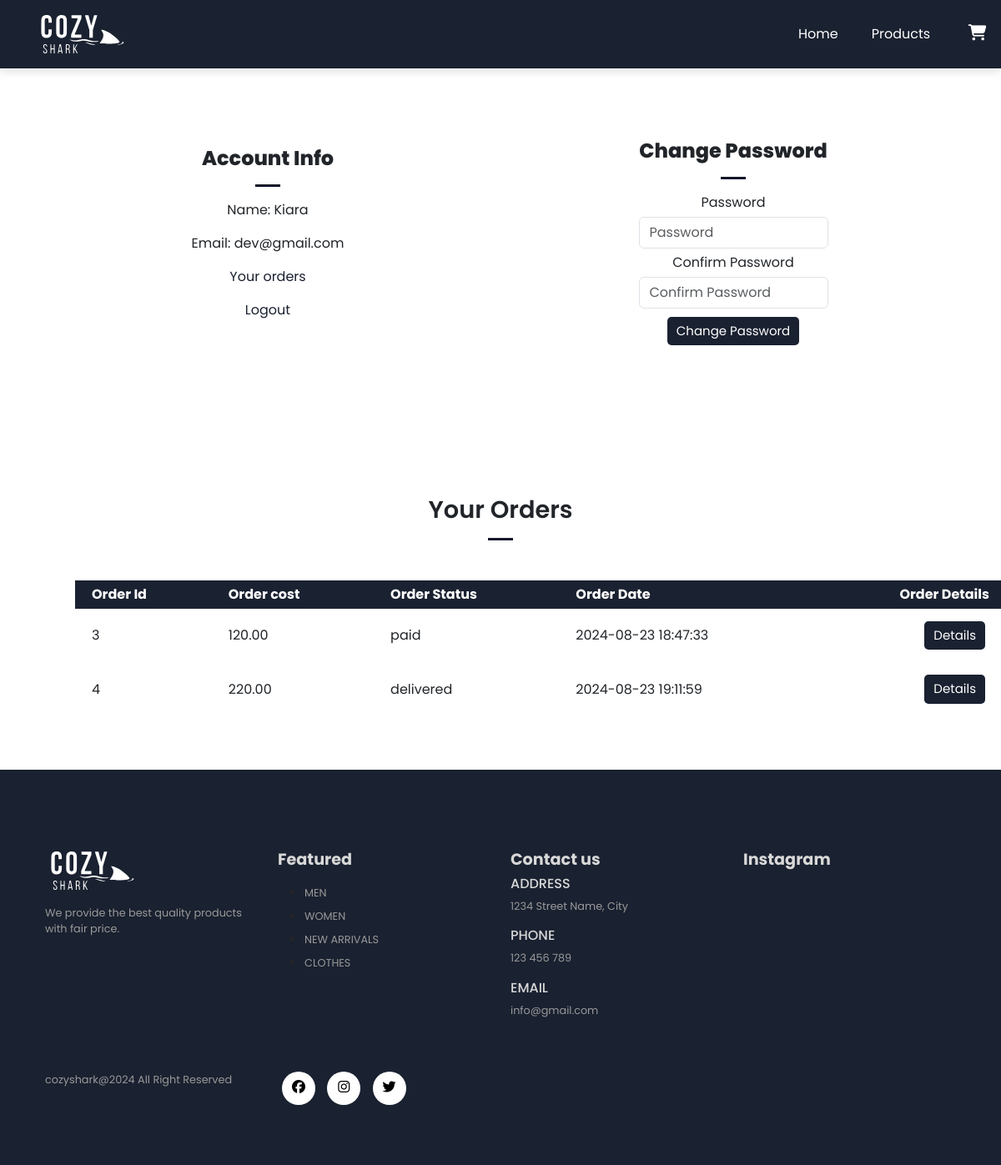
The app's page /account.php (signed in) with its own data.
### tables this page shows
CREATE TABLE `orders` (
  `order_id` int(11) NOT NULL,
  `order_cost` decimal(6,2) NOT NULL,
  `order_status` varchar(100) NOT NULL DEFAULT 'on_hold',
  `user_id` int(11) NOT NULL,
  `user_phone` varchar(15) NOT NULL,
  `user_city` varchar(255) NOT NULL,
  `user_address` varchar(255) NOT NULL,
  `order_date` datetime NOT NULL DEFAULT current_timestamp()
);

### account.php (the view, shortened to what this page needs)
<?php
include('layouts/header.php');
if (isset($_SESSION['logged_in'])) {
    $user_id = $_SESSION['user_id'];
    $stmt = $conn->prepare("SELECT * FROM orders WHERE user_id=?");
    $stmt->bind_param('i', $user_id);
    $stmt->execute();
    $orders = $stmt->get_result();
}
?>
<section class="my-5 py-5">
    <div class="row container mx-auto">
        <div class="text-center mt-3 pt-5 col-lg-6 col-md-12 col-sm-12">
            <h3 class="font-weight-bold">Account Info</h3>
            <hr class="mx-auto">
            <div class="account-info">
                <p>Name: <span><?php if (isset($_SESSION['user_name'])) {
                                    echo $_SESSION['user_name'];
                                } ?></span></p>
                <p>Email: <span><?php if (isset($_SESSION['user_email'])) {
                                    echo $_SESSION['user_email'];
                                } ?></span></p>
                <p><a href="#order_table" id="order-btn">Your orders</a></p>
                <p><a href="account.php?logout=1" id="logout-btn">Logout</a></p>
            </div>
        </div>
        <div class="col-lg-6 col-md-12 col-sm-12">
            <form id="account-form" method="POST" action="account.php">
                <h3>Change Password</h3>
                <hr class="mx-auto">
                <div class="form-group">
                    <label>Password</label>
                    <input type="password" class="form-control" id="account-password" name="password"
                        placeholder="Password" required>
                </div>
                <div class="form-group">
                    <label>Confirm Password</label>
                    <input type="password" class="form-control" id="account-password-confirm"
                        name="confirmPassword" placeholder="Confirm Password" required>
                </div>
                <div class="form-group">
                    <input type="submit" value="Change Password" name="change_password" class="btn" id="change-pass-btn">
                </div>
            </form>
        </div>
    </div>
</section>
<section class="orders container my-5 py-3" id="order_table">
    <div class="container mt-2">
        <h2 class="font-weight-bold text-center">Your Orders</h2>
        <hr class="mx-auto">
    </div>
    <table class="mt-5 pt-5 mx-5">
        <tr>
            <th>Order Id</th>
            <th>Order cost</th>
            <th>Order Status</th>
            <th>Order Date</th>
            <th>Order Details</th>
        </tr>
        <?php while ($row = $orders->fetch_assoc()) { ?>
            <tr>
                <td>
                    <span><?php echo $row['order_id']; ?></span>
                </td>
                <td>
                    <span><?php echo $row['order_cost']; ?></span>
                </td>
                <td>
                    <span><?php echo $row['order_status']; ?></span>
                </td>
                <td>
                    <span><?php echo $row['order_date']; ?></span>
                </td>
                <td>
                    <form method="POST" action="order_details.php">
                        <input class="btn order-deatails-btn" name="order_details_btn" type="submit" value="Details">
                    </form>
                </td>
            </tr>
        <?php } ?>
    </table>
</section>
<?php
include('layouts/footer.php');
?>

### assets/css/style.css (style rules this page uses)
* { margin:0; padding:0; box-sizing: border-box; }
body { font-family: 'Poppins', sans-serif; }
h2 { font-size: 1.8rem; font-weight: 600; }
h3 { font-size: 1.5rem; font-weight: 800; }
.btn { background: #1A2130; color: white; font-family: "Poppins", sans-serif; border-radius: 5px; padding: 5px 10px; margin: 5px 5px; font-size: 15px; transition: background-color 0.3s ease; border-color: transparent; }
hr { width: 30px; height: 3px !important; opacity: 1 !important; background-color: rgb(3, 3, 42); }

### assets/css/account.css (style rules this page uses)
#account-form { width: 50%; margin: 35px auto; text-align: center; padding: 20px; }
#account-form input { margin:5px auto; }
#account-form #change-pass-btn { color: white; background-color: #1A2130; border-color: transparent; }
.account-info #order-btn, #logout-btn { color: #1A2130; text-decoration: none; }
.orders table { width: 100%; border-collapse: collapse; }
.orders th { padding: 5px 20px; color: white; background-color: #1A2130; }
.orders td { padding: 10px 20px; }
.orders .order-deatails-btn { color: white; background-color: #1A2130; }

### assets/css/cart.css (style rules this page uses)
td:last-child { text-align: right; }
th:last-child { text-align: right; }

### records on screen
orders: order_id "3", order_cost "120.00", order_status "paid", order_date "2024-08-23 18:47:33"
orders: order_id "4", order_cost "220.00", order_status "delivered", order_date "2024-08-23 19:11:59"

### other values on screen
$_SESSION['user_name'] "Kiara"
$_SESSION['user_email'] "dev@gmail.com"
